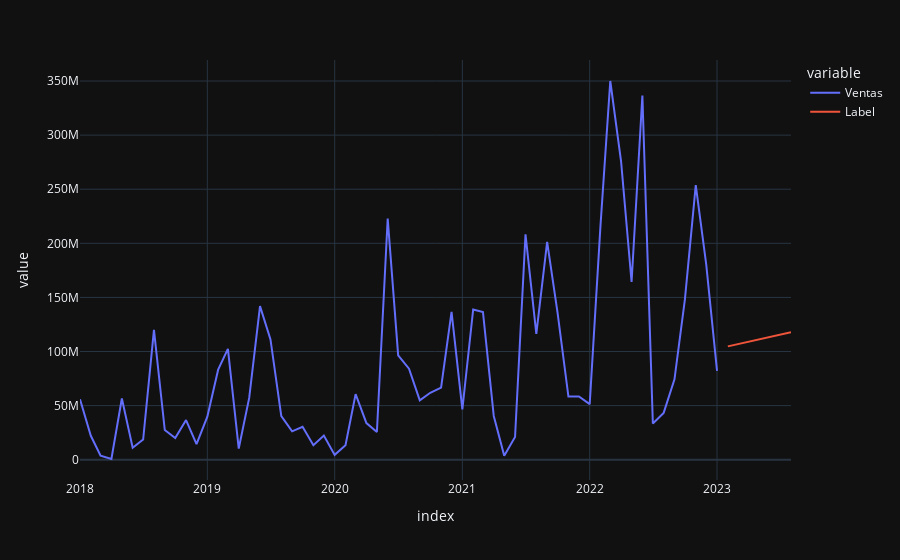

Here is the notebook cell this chart was saved with:
### Code cell
concat_df = pd.concat([df_SQL, predictions_future], axis=0)

concat_df_i = pd.date_range(start='2018-01-01', end = '2023-08-01', freq = 'MS')

concat_df.set_index(concat_df_i, inplace=True)

fig = px.line(concat_df, x=concat_df.index, y=["Ventas", "Label"], template = 'plotly_dark')

fig.show()
